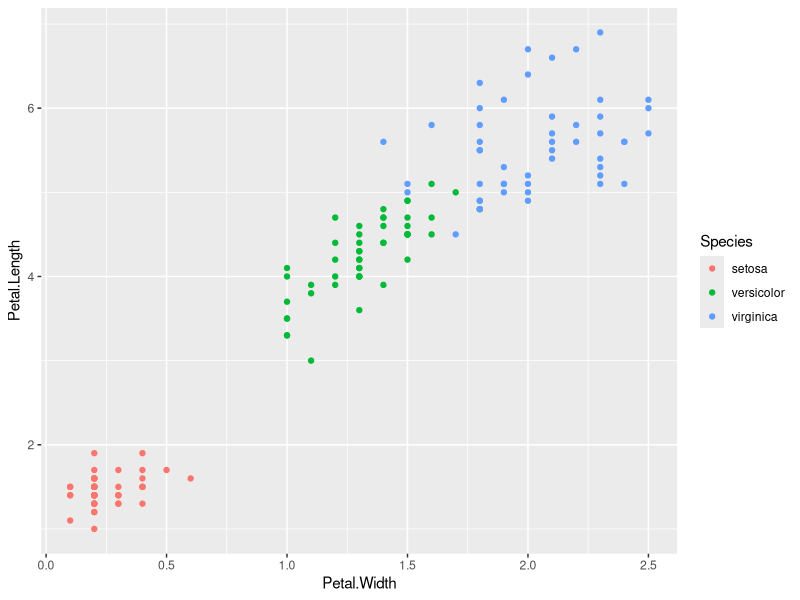
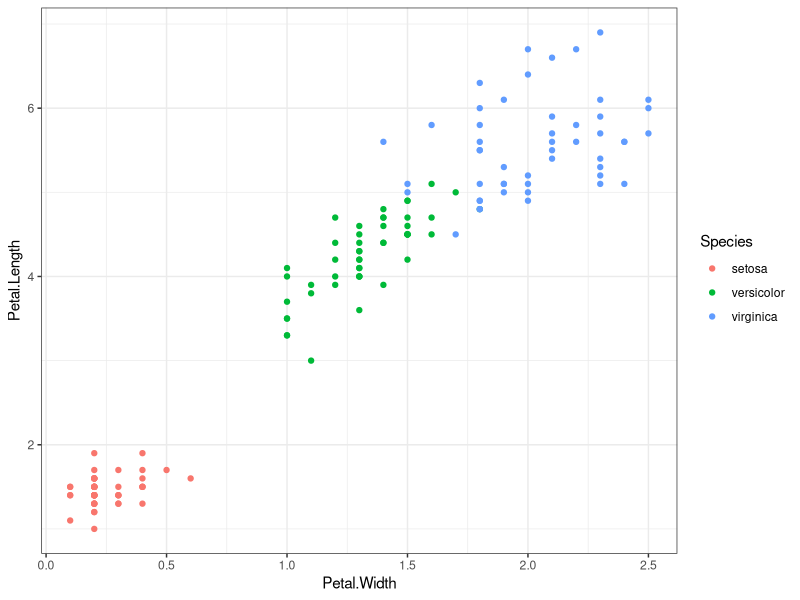
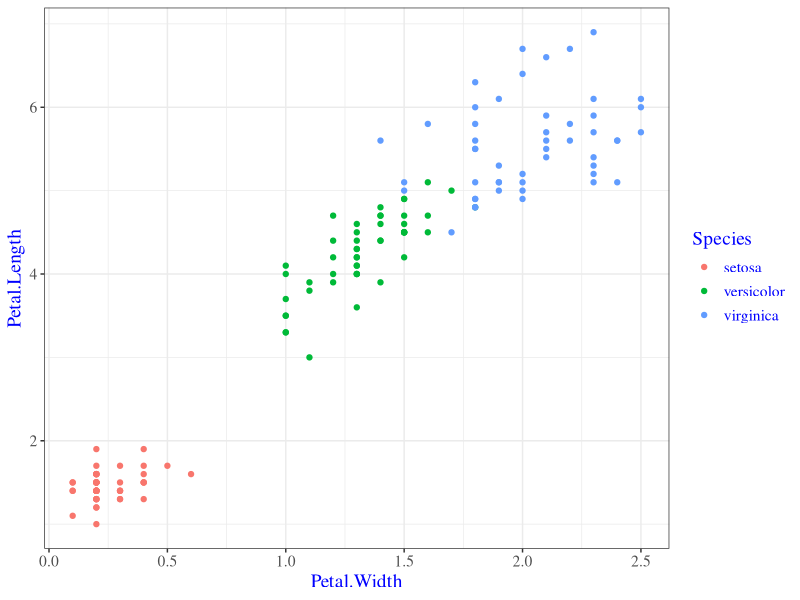
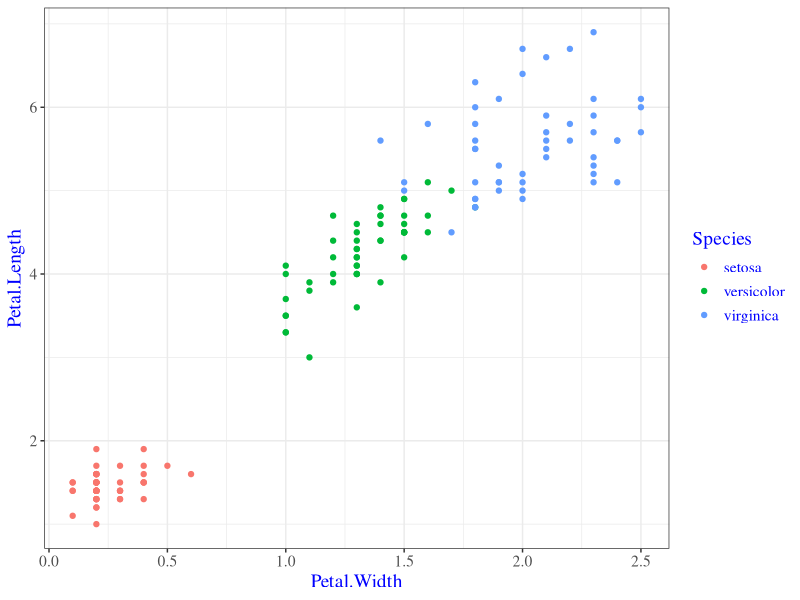
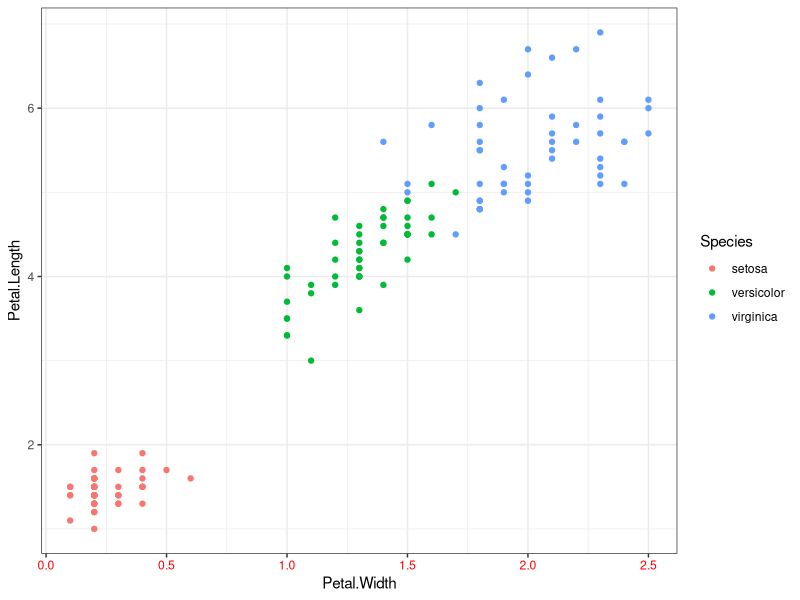
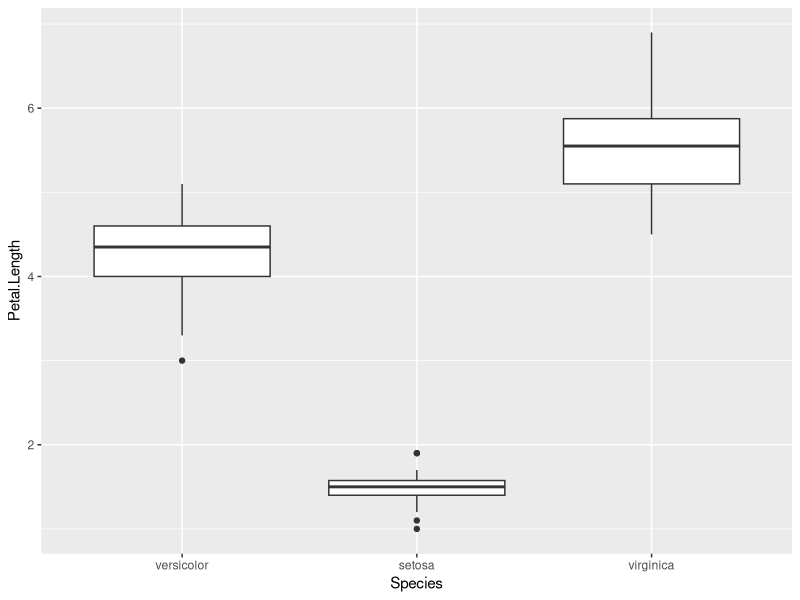
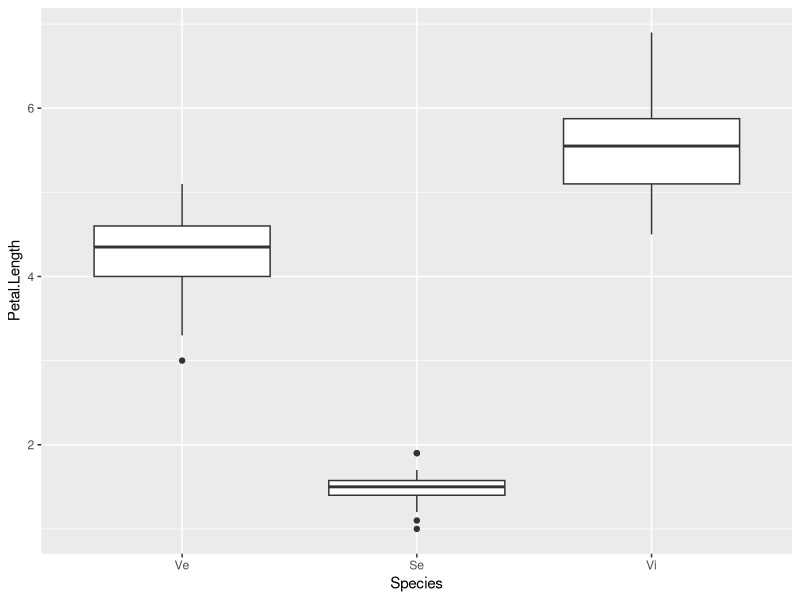
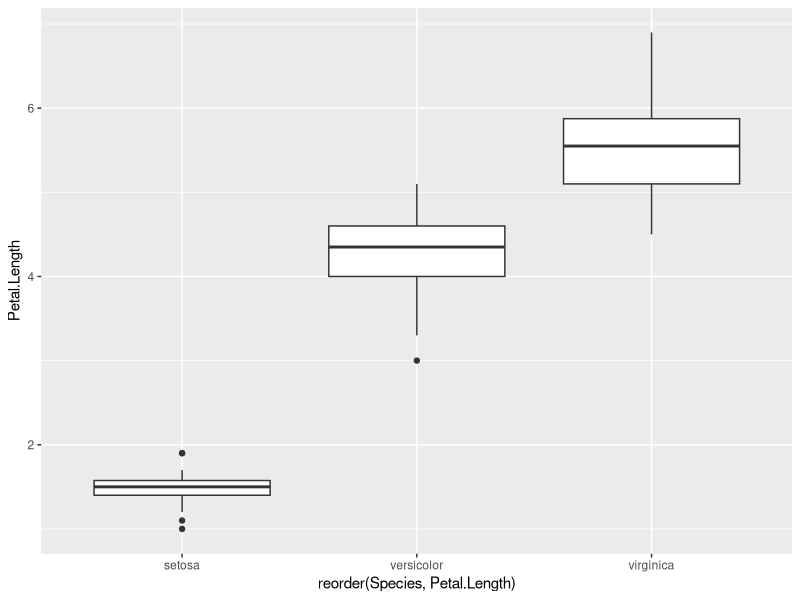

Write the R code that produced these figures, in order.
## ---- chunk 1
library(ggplot2)
## ---- chunk 2
p <- ggplot(iris) + aes(Petal.Width,Petal.Length) + geom_point(aes(colour=Species)) 
p
## ---- chunk 3
p <- ggplot(iris) + aes(Petal.Width,Petal.Length) + geom_point(aes(colour=Species)) 
p + theme_bw()
## ---- chunk 4
p <- ggplot(iris) + aes(Petal.Width,Petal.Length) + geom_point(aes(colour=Species)) 
p + theme_bw() + theme(text = element_text(family = "Times", colour = "blue", size = 14))
## ---- chunk 5
p + theme_bw() + theme(text = element_text(family = "Times", colour = "blue", size = 14))
## ---- chunk 6
p + theme_bw() + theme(axis.text.x = element_text(colour="red"))
## ---- chunk 7
p <- ggplot(iris) + aes(Species,Petal.Length) + geom_boxplot() 
p + scale_x_discrete(limits=c("versicolor", "setosa", "virginica"))
## ---- chunk 8
p + scale_x_discrete(limits=c("versicolor", "setosa", "virginica"), labels=c("Ve", "Se", "Vi"))
## ---- chunk 9
p <- ggplot(iris) + aes(x=reorder(Species, Petal.Length), y=Petal.Length ) + geom_boxplot()
p
## ---- chunk 10
p <- ggplot(iris) + aes(Species, Petal.Length ) + geom_boxplot()
p + scale_y_continuous(limits =c(0,100))
## ---- chunk 11
p + scale_y_reverse()
p + scale_y_log10()
